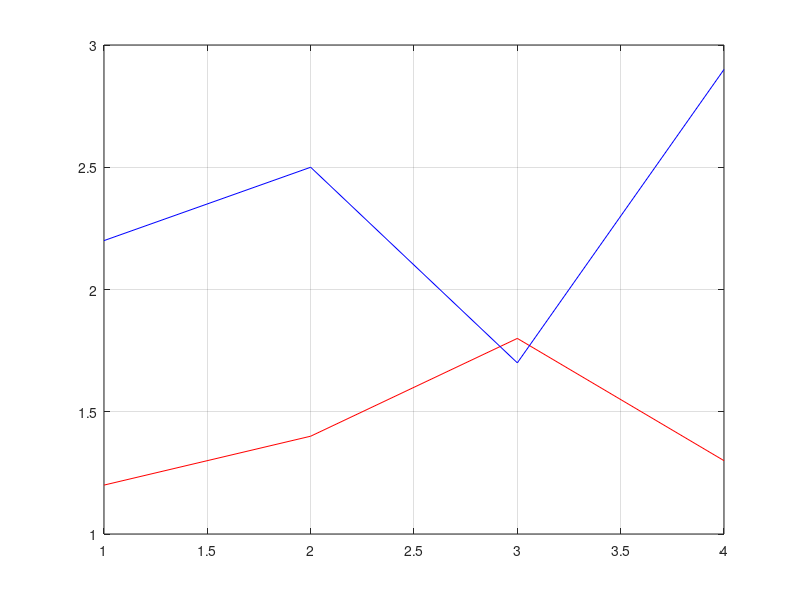

Recreate this plot in MATLAB.
clear,clc
clf
load salesfigs.dat
row1 = salesfigs(1,:);
row2 = salesfigs(2,:);
figure(1)
plot(row1,'r-')
hold on
plot(row2,'b-')
grid on